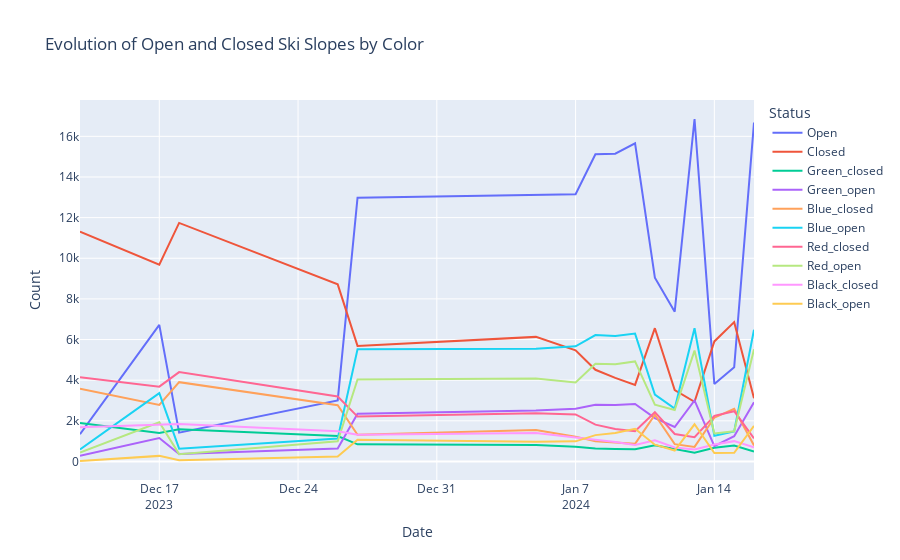

Notebook code for this chart:
### Code cell
daily_counts = combined_df.groupby('scrap_date')['Ski_Counts'].agg(
    lambda x: {
        'Open': sum(y['Open'] for y in x),
        'Closed': sum(y['Closed'] for y in x),
        'Green_closed': sum(y['Green_closed'] for y in x),
        'Green_open': sum(y['Green_open'] for y in x),
        'Blue_closed': sum(y['Blue_closed'] for y in x),
        'Blue_open': sum(y['Blue_open'] for y in x),
        'Red_closed': sum(y['Red_closed'] for y in x),
        'Red_open': sum(y['Red_open'] for y in x),
        'Black_closed': sum(y['Black_closed'] for y in x),
        'Black_open': sum(y['Black_open'] for y in x),
    }
).reset_index()


daily_counts[['Open', 'Closed', 'Green_closed', 'Green_open', 'Blue_closed', 'Blue_open', 'Red_closed', 'Red_open', 'Black_closed', 'Black_open']] = pd.json_normalize(daily_counts['Ski_Counts'])

fig = px.line(daily_counts, x='scrap_date', y=['Open', 'Closed', 'Green_closed', 'Green_open', 'Blue_closed', 'Blue_open', 'Red_closed', 'Red_open', 'Black_closed', 'Black_open'],
              title='Evolution of Open and Closed Ski Slopes by Color')
fig.update_layout(xaxis_title='Date', yaxis_title='Count', legend_title='Status')
fig.show()

### Figure 1 — Plotly figure (JSON) as saved in the notebook; plotly's stock layout.template omitted (floating-point values rounded to 4 significant figures)
{"data": [{"hovertemplate": "variable=Open<br>scrap_date=%{x}<br>value=%{y}<extra></extra>", "legendgroup": "Open", "line": {"color": "#636efa", "dash": "solid"}, "marker": {"symbol": "circle"}, "mode": "lines", "name": "Open", "orientation": "v", "showlegend": true, "type": "scatter", "x": ["2023-12-13", "2023-12-17", "2023-12-18", "2023-12-26", "2023-12-27", "2024-01-05", "2024-01-07", "2024-01-08", "2024-01-09", "2024-01-10", "2024-01-11", "2024-01-12", "2024-01-13", "2024-01-14", "2024-01-15", "2024-01-16"], "xaxis": "x", "y": [1339, 6722, 1417, 3002, 12983, 13106, 13148, 15115, 15148, 15656, 9046, 7371, 16853, 3815, 4634, 16679], "yaxis": "y"}, {"hovertemplate": "variable=Closed<br>scrap_date=%{x}<br>value=%{y}<extra></extra>", "legendgroup": "Closed", "line": {"color": "#EF553B", "dash": "solid"}, "marker": {"symbol": "circle"}, "mode": "lines", "name": "Closed", "orientation": "v", "showlegend": true, "type": "scatter", "x": ["2023-12-13", "2023-12-17", "2023-12-18", "2023-12-26", "2023-12-27", "2024-01-05", "2024-01-07", "2024-01-08", "2024-01-09", "2024-01-10", "2024-01-11", "2024-01-12", "2024-01-13", "2024-01-14", "2024-01-15", "2024-01-16"], "xaxis": "x", "y": [11312, 9688, 11739, 8716, 5686, 6131, 5472, 4511, 4112, 3770, 6559, 3510, 2937, 5908, 6857, 3116], "yaxis": "y"}, {"hovertemplate": "variable=Green_closed<br>scrap_date=%{x}<br>value=%{y}<extra></extra>", "legendgroup": "Green_closed", "line": {"color": "#00cc96", "dash": "solid"}, "marker": {"symbol": "circle"}, "mode": "lines", "name": "Green_closed", "orientation": "v", "showlegend": true, "type": "scatter", "x": ["2023-12-13", "2023-12-17", "2023-12-18", "2023-12-26", "2023-12-27", "2024-01-05", "2024-01-07", "2024-01-08", "2024-01-09", "2024-01-10", "2024-01-11", "2024-01-12", "2024-01-13", "2024-01-14", "2024-01-15", "2024-01-16"], "xaxis": "x", "y": [1899, 1403, 1590, 1254, 843, 805, 728, 632, 614, 601, 794, 614, 433, 671, 785, 494], "yaxis": "y"}, {"hovertemplate": "variable=Green_open<br>scrap_date=%{x}<br>value=%{y}<extra></extra>", "legendgroup": "Green_open", "line": {"color": "#ab63fa", "dash": "solid"}, "marker": {"symbol": "circle"}, "mode": "lines", "name": "Green_open", "orientation": "v", "showlegend": true, "type": "scatter", "x": ["2023-12-13", "2023-12-17", "2023-12-18", "2023-12-26", "2023-12-27", "2024-01-05", "2024-01-07", "2024-01-08", "2024-01-09", "2024-01-10", "2024-01-11", "2024-01-12", "2024-01-13", "2024-01-14", "2024-01-15", "2024-01-16"], "xaxis": "x", "y": [284, 1153, 366, 634, 2353, 2508, 2598, 2785, 2775, 2827, 2136, 1695, 3004, 751, 1246, 2912], "yaxis": "y"}, {"hovertemplate": "variable=Blue_closed<br>scrap_date=%{x}<br>value=%{y}<extra></extra>", "legendgroup": "Blue_closed", "line": {"color": "#FFA15A", "dash": "solid"}, "marker": {"symbol": "circle"}, "mode": "lines", "name": "Blue_closed", "orientation": "v", "showlegend": true, "type": "scatter", "x": ["2023-12-13", "2023-12-17", "2023-12-18", "2023-12-26", "2023-12-27", "2024-01-05", "2024-01-07", "2024-01-08", "2024-01-09", "2024-01-10", "2024-01-11", "2024-01-12", "2024-01-13", "2024-01-14", "2024-01-15", "2024-01-16"], "xaxis": "x", "y": [3585, 2778, 3902, 2767, 1315, 1547, 1222, 998, 937, 867, 2296, 852, 718, 2154, 2595, 788], "yaxis": "y"}, {"hovertemplate": "variable=Blue_open<br>scrap_date=%{x}<br>value=%{y}<extra></extra>", "legendgroup": "Blue_open", "line": {"color": "#19d3f3", "dash": "solid"}, "marker": {"symbol": "circle"}, "mode": "lines", "name": "Blue_open", "orientation": "v", "showlegend": true, "type": "scatter", "x": ["2023-12-13", "2023-12-17", "2023-12-18", "2023-12-26", "2023-12-27", "2024-01-05", "2024-01-07", "2024-01-08", "2024-01-09", "2024-01-10", "2024-01-11", "2024-01-12", "2024-01-13", "2024-01-14", "2024-01-15", "2024-01-16"], "xaxis": "x", "y": [595, 3366, 628, 1131, 5525, 5543, 5669, 6223, 6179, 6294, 3288, 2603, 6558, 1267, 1481, 6483], "yaxis": "y"}, {"hovertemplate": "variable=Red_closed<br>scrap_date=%{x}<br>value=%{y}<extra></extra>", "legendgroup": "Red_closed", "line": {"color": "#FF6692", "dash": "solid"}, "marker": {"symbol": "circle"}, "mode": "lines", "name": "Red_closed", "orientation": "v", "showlegend": true, "type": "scatter", "x": ["2023-12-13", "2023-12-17", "2023-12-18", "2023-12-26", "2023-12-27", "2024-01-05", "2024-01-07", "2024-01-08", "2024-01-09", "2024-01-10", "2024-01-11", "2024-01-12", "2024-01-13", "2024-01-14", "2024-01-15", "2024-01-16"], "xaxis": "x", "y": [4142, 3682, 4397, 3195, 2208, 2369, 2316, 1814, 1599, 1493, 2425, 1351, 1197, 2246, 2474, 1137], "yaxis": "y"}, {"hovertemplate": "variable=Red_open<br>scrap_date=%{x}<br>value=%{y}<extra></extra>", "legendgroup": "Red_open", "line": {"color": "#B6E880", "dash": "solid"}, "marker": {"symbol": "circle"}, "mode": "lines", "name": "Red_open", "orientation": "v", "showlegend": true, "type": "scatter", "x": ["2023-12-13", "2023-12-17", "2023-12-18", "2023-12-26", "2023-12-27", "2024-01-05", "2024-01-07", "2024-01-08", "2024-01-09", "2024-01-10", "2024-01-11", "2024-01-12", "2024-01-13", "2024-01-14", "2024-01-15", "2024-01-16"], "xaxis": "x", "y": [437, 1928, 361, 997, 4037, 4083, 3887, 4805, 4787, 4924, 2791, 2532, 5457, 1377, 1483, 5528], "yaxis": "y"}, {"hovertemplate": "variable=Black_closed<br>scrap_date=%{x}<br>value=%{y}<extra></extra>", "legendgroup": "Black_closed", "line": {"color": "#FF97FF", "dash": "solid"}, "marker": {"symbol": "circle"}, "mode": "lines", "name": "Black_closed", "orientation": "v", "showlegend": true, "type": "scatter", "x": ["2023-12-13", "2023-12-17", "2023-12-18", "2023-12-26", "2023-12-27", "2024-01-05", "2024-01-07", "2024-01-08", "2024-01-09", "2024-01-10", "2024-01-11", "2024-01-12", "2024-01-13", "2024-01-14", "2024-01-15", "2024-01-16"], "xaxis": "x", "y": [1678, 1817, 1842, 1492, 1313, 1404, 1201, 1064, 959, 806, 1041, 690, 588, 835, 1000, 695], "yaxis": "y"}, {"hovertemplate": "variable=Black_open<br>scrap_date=%{x}<br>value=%{y}<extra></extra>", "legendgroup": "Black_open", "line": {"color": "#FECB52", "dash": "solid"}, "marker": {"symbol": "circle"}, "mode": "lines", "name": "Black_open", "orientation": "v", "showlegend": true, "type": "scatter", "x": ["2023-12-13", "2023-12-17", "2023-12-18", "2023-12-26", "2023-12-27", "2024-01-05", "2024-01-07", "2024-01-08", "2024-01-09", "2024-01-10", "2024-01-11", "2024-01-12", "2024-01-13", "2024-01-14", "2024-01-15", "2024-01-16"], "xaxis": "x", "y": [23, 275, 62, 240, 1066, 970, 991, 1297, 1404, 1606, 827, 538, 1829, 419, 424, 1750], "yaxis": "y"}], "layout": {"legend": {"title": {"text": "Status"}, "tracegroupgap": 0}, "title": {"text": "Evolution of Open and Closed Ski Slopes by Color"}, "xaxis": {"anchor": "y", "domain": [0, 1], "title": {"text": "Date"}}, "yaxis": {"anchor": "x", "domain": [0, 1], "title": {"text": "Count"}}}}
